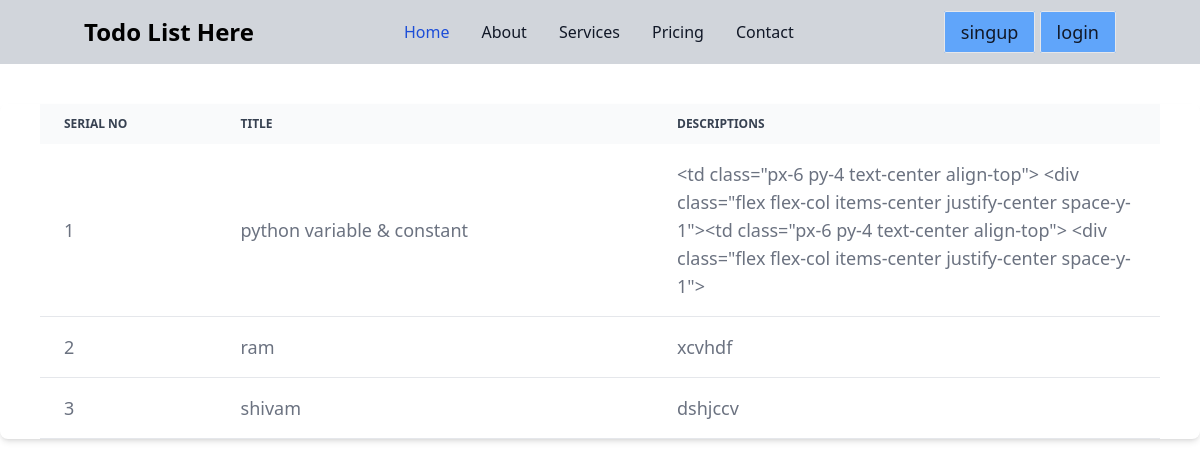
The page / on the database its author committed.
### firsttodo/models.py (models this page shows, shortened)
class Todo(models.Model):
    title = models.CharField(max_length=200)
    description = models.TextField()
    completed  = models.BooleanField(default=False)

### firsttodo/views.py (the view)
# urls.py: path("", home, name="dashboard"),
def home(request):
    data = {}
    test = Todo.objects.all()
    data['tests'] = test
    return render(request, 'todo/dashboard.html',data)

### templates/todo/dashboard.html (shortened to what this page needs)
<!DOCTYPE html>
<html lang="en">
<head>
    <script src="https://cdn.tailwindcss.com"></script>
</head>
<body>
    <nav class=" border-gray-200 bg-gray-300">
        <div class=" px-[7%] flex flex-wrap items-center justify-between mx-auto p-4">
            <span class="self-center text-2xl font-semibold whitespace-nowrap dark:text-white">Todo List Here</span>
            <div class=" w-full md:block md:w-auto" id="navbar-default">
                <ul
                    class="font-medium flex flex-col p-4 md:p-0 mt-4 border border-gray-100 rounded-lg  md:flex-row md:space-x-8  md:mt-0 md:border-0   dark:border-gray-700">
                    <li>
                        <a href="#"
                            class="block py-2 px-3 text-white bg-blue-700 rounded-sm md:bg-transparent md:text-blue-700 md:p-0 dark:text-white md:dark:text-blue-500"
                            aria-current="page">Home</a>
                    </li>
                    <li>
                        <a href="#"
                            class="block py-2 px-3 text-gray-900 rounded-sm hover:bg-gray-100 md:hover:bg-transparent md:border-0 md:hover:text-blue-700 md:p-0 dark:text-white md:dark:hover:text-blue-500 dark:hover:bg-gray-700 dark:hover:text-white md:dark:hover:bg-transparent">About</a>
                    </li>
                    <li>
                        <a href="#"
                            class="block py-2 px-3 text-gray-900 rounded-sm hover:bg-gray-100 md:hover:bg-transparent md:border-0 md:hover:text-blue-700 md:p-0 dark:text-white md:dark:hover:text-blue-500 dark:hover:bg-gray-700 dark:hover:text-white md:dark:hover:bg-transparent">Services</a>
                    </li>
                    <li>
                        <a href="#"
                            class="block py-2 px-3 text-gray-900 rounded-sm hover:bg-gray-100 md:hover:bg-transparent md:border-0 md:hover:text-blue-700 md:p-0 dark:text-white md:dark:hover:text-blue-500 dark:hover:bg-gray-700 dark:hover:text-white md:dark:hover:bg-transparent">Pricing</a>
                    </li>
                    <li>
                        <a href="#"
                            class="block py-2 px-3 text-gray-900 rounded-sm hover:bg-gray-100 md:hover:bg-transparent md:border-0 md:hover:text-blue-700 md:p-0 dark:text-white md:dark:hover:text-blue-500 dark:hover:bg-gray-700 dark:hover:text-white md:dark:hover:bg-transparent">Contact</a>
                    </li>
                </ul>
            </div>
            <div class="hidden w-full md:block md:w-auto flex " id="navbar-default">
                <a href="{% url 'registerpage' %}"class=" border  py-2 px-4 text-gray-900 rounded-sm hover:bg-gray-100 text-lg bg-blue-400">singup</a>
                <a href="{% url 'loginpage' %}"class=" border  py-2 px-4 text-gray-900 rounded-sm hover:bg-gray-100 text-lg bg-blue-400">login</a>
            </div>
        </div>
    </nav>
    <div class="relative overflow-x-auto shadow-md sm:rounded-lg mt-10 px-10">
        <table class="w-full text-sm text-left rtl:text-right text-gray-500 dark:text-gray-400">
            <thead class="text-xs text-gray-700 uppercase bg-gray-50 dark:bg-gray-700 dark:text-gray-400">
                <tr>
                    <th scope="col" class="px-6 py-3">
                        Serial No
                    </th>
                    <th scope="col" class="px-6 py-3">
                        Title
                    </th>
                    <th scope="col" class="px-6 py-3">
                        Descriptions
                    </th>
                </tr>
            </thead>
            <tbody>
                {% for test in tests %}
                <tr
                    class="bg-white border-b dark:bg-gray-800 dark:border-gray-700 border-gray-200 hover:bg-gray-50 dark:hover:bg-gray-600">
                    <td class="px-6 py-4 text-lg">
                        {{forloop.counter}}
                    </td>
                    <td class="px-6 py-4 text-lg">
                        {{test.title}}
                    </td>
                    <td class="px-6 py-4 text-lg break-words max-w-xs">
                        {{test.description}}
                    </td>
                </tr>
                {% endfor %}
            </tbody>
        </table>
    </div>
</body>
</html>

### rows shown on the page
Todo: title "python variable & constant", description "<td class=\"px-6 py-4 text-center align-top\"> <div class=\"flex flex-col items-center justify-center space-y-1\"><td class=\"px-6 py-4 text-center align-top\"> <div class=\"flex flex-col items-center justify-center space-y-1\">"
Todo: title "ram", description "xcvhdf"
Todo: title "shivam", description "dshjccv"
